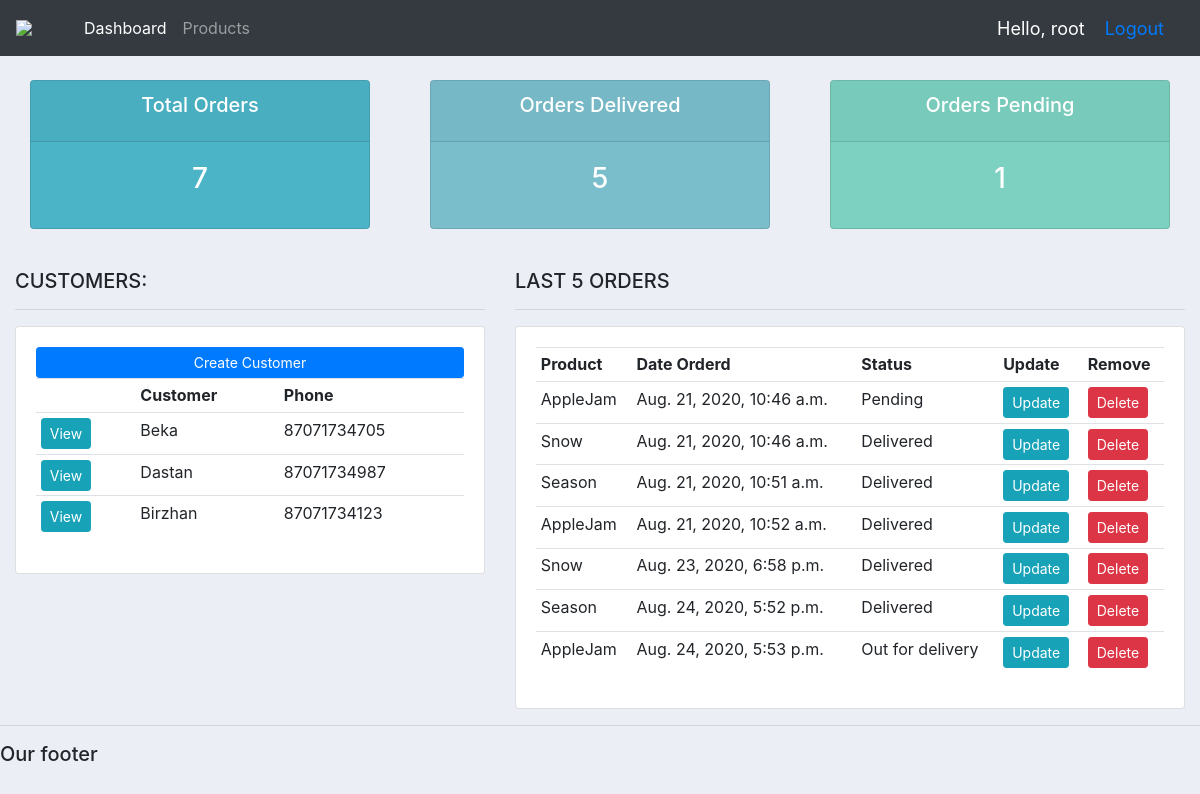
Screenshot of / (signed in) with the database file from the repository.
### accounts/models.py (models this page shows, shortened)
class Customer(models.Model):
    name = models.CharField(max_length=200, null=True)
    phone = models.CharField(max_length=200, null=True)
    email = models.CharField(max_length=200, null=True)
    data_created = models.DateTimeField(auto_now_add=True, null=True)

class Order(models.Model):
    STATUS = (
        ('Pending', 'Pending'),
        ('Out for delivery', 'Out for delivery'),
        ('Delivered', 'Delivered'),
    )
    customer = models.ForeignKey(Customer, null=True, on_delete = models.SET_NULL)
    product = models.ForeignKey(Product, null=True, on_delete = models.SET_NULL)
    data_created = models.DateTimeField(auto_now_add=True, null=True)
    status = models.CharField(max_length=200, null=True, choices=STATUS)
    note = models.CharField(max_length=1000, null=True)

class Product(models.Model):
    CATEGORY = (
        ('Indoor', 'Indoor'),
        ('Out Door', 'Out Door'),
    )
    name = models.CharField(max_length=200, null=True)
    price = models.FloatField(null=True)
    category = models.CharField(max_length=200, null=True, choices=CATEGORY)
    description = models.CharField(max_length=200, null=True, blank=True)
    data_created = models.DateTimeField(auto_now_add=True, null=True)
    tags = models.ManyToManyField(Tag)
    def __str__(self):
        return self.name

### accounts/views.py (the view)
# urls.py: 2. Add a URL to urlpatterns:  path('', views.home, name='home')
@login_required(login_url='login')
def home(request):
	orders = Order.objects.all()
	customers = Customer.objects.all()
	total_orders = orders.count()
	delivered = orders.filter(status='Delivered').count()
	pending = orders.filter(status='Pending').count()
	context = {'orders':orders, 'customers':customers,
	'total_orders':total_orders,'delivered':delivered,
	'pending':pending }
	return render(request, 'accounts/dashboard.html', context)

### accounts/templates/accounts/dashboard.html
{%  extends 'accounts/main.html' %}
{% block content %}
{%  include 'accounts/Status.html' %}
<br>
<div class="row">
	<div class="col-md-5">
		<h5>CUSTOMERS:</h5>
		<hr>
		<div class="card card-body">
			<a class="btn btn-primary  btn-sm btn-block" href="">Create Customer</a>
			<table class="table table-sm">
				<tr>
                    <th></th>
					<th>Customer</th>
					<th>Phone</th>
				</tr>
                {%  for customer in customers %}
                    <tr>
                        <td><a class="btn btn-sm btn-info" href="{% url 'customer' customer.id %}">View</a></td>
                        <td>{{ customer.name }}</td>
                        <td>{{ customer.phone }}</td>
                    </tr>
                {% endfor %}
			</table>
		</div>
	</div>
	<div class="col-md-7">
		<h5>LAST 5 ORDERS</h5>
		<hr>
		<div class="card card-body">
			<table class="table table-sm">
				<tr>
					<th>Product</th>
					<th>Date Orderd</th>
					<th>Status</th>
					<th>Update</th>
					<th>Remove</th>
				</tr>
                {%  for order in orders %}
                    <tr>
                        <td>{{ order.product }}</td>
                        <td>{{ order.data_created }}</td>
                        <td>{{ order.status }}</td>
                        <td><a class="btn btn-sm btn-info" href="{% url 'update_order' order.id %}">Update</a></td>
                        <td><a class="btn btn-sm btn-danger" href="{% url 'delete_order' order.id %}">Delete</a></td>
                    </tr>
                {% endfor %}
			</table>
		</div>
	</div>
</div>
{% endblock %}

### accounts/templates/accounts/Navbar.html (shortened to what this page needs)
{% load static %}
<nav class="navbar navbar-expand-lg navbar-dark bg-dark">
  <img src="{% static 'images/logo.png' %}" style="width: 60px">
  <div class="collapse navbar-collapse" id="navbarNav">
    <ul class="navbar-nav">
      <li class="nav-item active">
        <a class="nav-link" href="{% url 'home' %}">Dashboard</a>
      </li>
      <li class="nav-item">
        <a class="nav-link" href="{% url 'product'%}">Products</a>
      </li>
    </ul>
  </div>
    <span class="hello-msg">Hello, {{ request.user }}</span>
    <span class="hello-msg"><a href="{% url 'logout' %}">Logout</a></span>
</nav>

### static/css/main.css (style rules this page uses)
body { background-color: #ebeff5; }

### accounts/templates/accounts/Navbar.html (style rules this page uses)
.hello-msg { font-size: 18px; color: #ffffff; margin-right: 20px; }

### rows the page displays
Customer: name "Beka", phone "87071734705"
Customer: name "Dastan", phone "87071734987"
Customer: name "Birzhan", phone "87071734123"
Order: product "AppleJam", data_created "Aug. 21, 2020, 10:46 a.m.", status "Pending"
Order: product "Snow", data_created "Aug. 21, 2020, 10:46 a.m.", status "Delivered"
Order: product "Season", data_created "Aug. 21, 2020, 10:51 a.m.", status "Delivered"
Order: product "AppleJam", data_created "Aug. 21, 2020, 10:52 a.m.", status "Delivered"
Order: product "Snow", data_created "Aug. 23, 2020, 6:58 p.m.", status "Delivered"
Order: product "Season", data_created "Aug. 24, 2020, 5:52 p.m.", status "Delivered"
Order: product "AppleJam", data_created "Aug. 24, 2020, 5:53 p.m.", status "Out for delivery"

### other values shown
{{ request.user }} "root"
{{ total_orders }} "7"
{{ delivered }} "5"
{{ pending }} "1"
